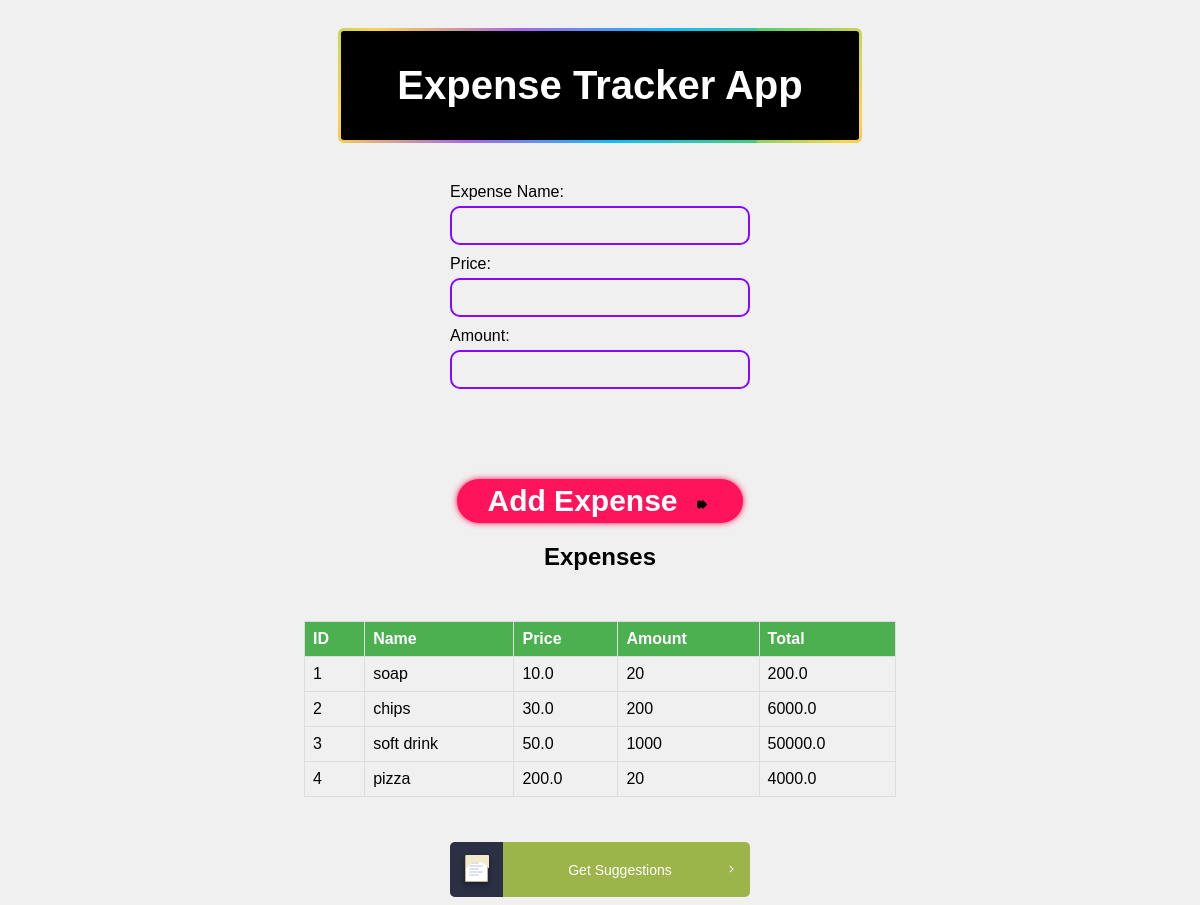
The page / on the database its author committed.
### tables this page shows
CREATE TABLE expenses (
        id INTEGER PRIMARY KEY AUTOINCREMENT,
        name TEXT NOT NULL,
        price REAL NOT NULL, 
        amount INTEGER NOT NULL
    );

### app.py (the view, shortened to what this page needs)
@app.route('/', methods=['GET', 'POST'])
def index():
    cursor.execute('SELECT * FROM expenses')
    expenses = cursor.fetchall()
    return render_template('index.html', expenses=expenses)

### templates/index.html (shortened to what this page needs)
<!DOCTYPE html>
<html lang="en">
<head>
    <link rel="stylesheet" href="{{ url_for('static', filename='styles.css') }}">
</head>
<body>
    <a href="#" class="codepen-button">
        <span>Expense Tracker App</span>
    </a>
    <form method="POST" action="/">
        <label for="name">Expense Name:</label>
        <input type="text" id="name" name="name" class="input" required>
        <label for="price">Price:</label>
        <input type="number" id="price" name="price" class="input" step="0.01" required>
        <label for="amount">Amount:</label>
        <input type="number" id="amount" name="amount" class="input" required>
        <div class="btn-conteiner">
            <button type="submit" class="btn-content">
                Add Expense
            </button>
        </div>
    </form>
    <h2>Expenses</h2>
    <table>
        <thead>
            <tr>
                <th>ID</th>
                <th>Name</th>
                <th>Price</th>
                <th>Amount</th>
                <th>Total</th>
            </tr>
        </thead>
        <tbody>
            {% for expense in expenses %}
            <tr>
                <td>{{ expense[0] }}</td>
                <td>{{ expense[1] }}</td>
                <td>{{ expense[2] }}</td>
                <td>{{ expense[3] }}</td>
                <td>{{ expense[2] * expense[3] }}</td>
            </tr>
            {% endfor %}
        </tbody>
    </table>
    <form method="POST" action="/">
        <button type="submit" class="continue-application">
            <div>
                <div class="folder">
                    <div class="top">
                        <svg viewBox="0 0 24 27">
                            <path d="M1,0h22c0.553,0,1,0.447,1,1v12.61l-5.043-5.041C17.157,7.578,16.551,7.179,16,7.179H8c-0.551,0-1.158,0.399-1.538,1.027L1,13.61V1C1,0.447,1.447,0,2,0z"></path>
                        </svg>
                    </div>
                    <div class="paper"></div>
                </div>
            </div>
            <span>Get Suggestions</span>
        </button>
    </form>
</body>
</html>

### rows shown on the page
expenses: id "1", name "soap", price "10.0", amount "20", expense[2]*expense[3] "200.0"
expenses: id "2", name "chips", price "30.0", amount "200", expense[2]*expense[3] "6000.0"
expenses: id "3", name "soft drink", price "50.0", amount "1000", expense[2]*expense[3] "50000.0"
expenses: id "4", name "pizza", price "200.0", amount "20", expense[2]*expense[3] "4000.0"
